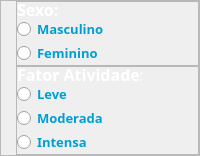
                     <widget class="QFrame" name="frame_21">
                      <property name="sizePolicy">
                       <sizepolicy hsizetype="MinimumExpanding" vsizetype="MinimumExpanding">
                        <horstretch>0</horstretch>
                        <verstretch>0</verstretch>
                       </sizepolicy>
                      </property>
                      <property name="minimumSize">
                       <size>
                        <width>90</width>
                        <height>0</height>
                       </size>
                      </property>
                      <property name="maximumSize">
                       <size>
                        <width>210</width>
                        <height>16777215</height>
                       </size>
                      </property>
                      <property name="layoutDirection">
                       <enum>Qt::LeftToRight</enum>
                      </property>
                      <property name="frameShape">
                       <enum>QFrame::StyledPanel</enum>
                      </property>
                      <property name="frameShadow">
                       <enum>QFrame::Raised</enum>
                      </property>
                      <layout class="QVBoxLayout" name="verticalLayout_10">
                       <property name="spacing">
                        <number>0</number>
                       </property>
                       <property name="leftMargin">
                        <number>15</number>
                       </property>
                       <property name="topMargin">
                        <number>0</number>
                       </property>
                       <property name="rightMargin">
                        <number>0</number>
                       </property>
                       <property name="bottomMargin">
                        <number>0</number>
                       </property>
                       <item>
                        <widget class="QFrame" name="frame_13">
                         <property name="layoutDirection">
                          <enum>Qt::LeftToRight</enum>
                         </property>
                         <property name="frameShape">
                          <enum>QFrame::StyledPanel</enum>
                         </property>
                         <property name="frameShadow">
                          <enum>QFrame::Raised</enum>
                         </property>
                         <layout class="QVBoxLayout" name="verticalLayout_7">
                          <property name="spacing">
                           <number>0</number>
                          </property>
                          <property name="leftMargin">
                           <number>0</number>
                          </property>
                          <property name="topMargin">
                           <number>0</number>
                          </property>
                          <property name="rightMargin">
                           <number>0</number>
                          </property>
                          <property name="bottomMargin">
                           <number>0</number>
                          </property>
                          <item>
                           <widget class="QLabel" name="label_2">
                            <property name="maximumSize">
                             <size>
                              <width>16777215</width>
                              <height>15</height>
                             </size>
                            </property>
                            <property name="font">
                             <font>
                              <family>Yu Gothic UI Semibold</family>
                              <pointsize>12</pointsize>
                              <weight>75</weight>
                              <bold>true</bold>
                             </font>
                            </property>
                            <property name="cursor">
                             <cursorShape>IBeamCursor</cursorShape>
                            </property>
                            <property name="styleSheet">
                             <string notr="true">color: rgb(255, 255, 255);</string>
                            </property>
                            <property name="text">
                             <string>Sexo:</string>
                            </property>
                           </widget>
                          </item>
                          <item>
                           <widget class="QRadioButton" name="rb_masculino">
                            <property name="font">
                             <font>
                              <family>Yu Gothic UI Semibold</family>
                              <pointsize>10</pointsize>
                              <weight>75</weight>
                              <bold>true</bold>
                             </font>
                            </property>
                            <property name="cursor">
                             <cursorShape>PointingHandCursor</cursorShape>
                            </property>
                            <property name="styleSheet">
                             <string notr="true">color: rgb(0, 159, 211);</string>
                            </property>
                            <property name="text">
                             <string>Masculino</string>
                            </property>
                           </widget>
                          </item>
                          <item>
                           <widget class="QRadioButton" name="rb_feminino">
                            <property name="font">
                             <font>
                              <family>Yu Gothic UI Semibold</family>
                              <pointsize>10</pointsize>
                              <weight>75</weight>
                              <bold>true</bold>
                             </font>
                            </property>
                            <property name="cursor">
                             <cursorShape>PointingHandCursor</cursorShape>
                            </property>
                            <property name="styleSheet">
                             <string notr="true">color: rgb(0, 159, 211);</string>
                            </property>
                            <property name="text">
                             <string>Feminino</string>
                            </property>
                           </widget>
                          </item>
                         </layout>
                        </widget>
                       </item>
                       <item>
                        <widget class="QFrame" name="frame_10">
                         <property name="minimumSize">
                          <size>
                           <width>125</width>
                           <height>0</height>
                          </size>
                         </property>
                         <property name="maximumSize">
                          <size>
                           <width>16777215</width>
                           <height>16777215</height>
                          </size>
                         </property>
                         <property name="frameShape">
                          <enum>QFrame::StyledPanel</enum>
                         </property>
                         <property name="frameShadow">
                          <enum>QFrame::Raised</enum>
                         </property>
                         <layout class="QVBoxLayout" name="verticalLayout_8">
                          <property name="spacing">
                           <number>0</number>
                          </property>
                          <property name="leftMargin">
                           <number>0</number>
                          </property>
                          <property name="topMargin">
                           <number>0</number>
                          </property>
                          <property name="rightMargin">
                           <number>0</number>
                          </property>
                          <property name="bottomMargin">
                           <number>0</number>
                          </property>
                          <item>
                           <widget class="QLabel" name="label_3">
                            <property name="minimumSize">
                             <size>
                              <width>125</width>
                              <height>0</height>
                             </size>
                            </property>
                            <property name="maximumSize">
                             <size>
                              <width>80</width>
                              <height>15</height>
                             </size>
                            </property>
                            <property name="font">
                             <font>
                              <family>Yu Gothic UI Semibold</family>
                              <pointsize>12</pointsize>
                              <weight>75</weight>
                              <bold>true</bold>
                             </font>
                            </property>
                            <property name="cursor">
                             <cursorShape>IBeamCursor</cursorShape>
                            </property>
                            <property name="styleSheet">
                             <string notr="true">color: rgb(255, 255, 255);</string>
                            </property>
                            <property name="text">
                             <string>Fator Atividade:</string>
                            </property>
                           </widget>
                          </item>
                          <item>
                           <widget class="QRadioButton" name="rb_leve">
                            <property name="font">
                             <font>
                              <family>Yu Gothic UI Semibold</family>
                              <pointsize>10</pointsize>
                              <weight>75</weight>
                              <bold>true</bold>
                             </font>
                            </property>
                            <property name="cursor">
                             <cursorShape>PointingHandCursor</cursorShape>
                            </property>
                            <property name="styleSheet">
                             <string notr="true">color: rgb(0, 159, 211);</string>
                            </property>
                            <property name="text">
                             <string>Leve</string>
                            </property>
                           </widget>
                          </item>
                          <item>
                           <widget class="QRadioButton" name="rb_moderada">
                            <property name="font">
                             <font>
                              <family>Yu Gothic UI Semibold</family>
                              <pointsize>10</pointsize>
                              <weight>75</weight>
                              <bold>true</bold>
                             </font>
                            </property>
                            <property name="cursor">
                             <cursorShape>PointingHandCursor</cursorShape>
                            </property>
                            <property name="styleSheet">
                             <string notr="true">color: rgb(0, 159, 211);</string>
                            </property>
                            <property name="text">
                             <string>Moderada</string>
                            </property>
                           </widget>
                          </item>
                          <item>
                           <widget class="QRadioButton" name="rb_intensa">
                            <property name="font">
                             <font>
                              <family>Yu Gothic UI Semibold</family>
                              <pointsize>10</pointsize>
                              <weight>75</weight>
                              <bold>true</bold>
                             </font>
                            </property>
                            <property name="cursor">
                             <cursorShape>PointingHandCursor</cursorShape>
                            </property>
                            <property name="styleSheet">
                             <string notr="true">color: rgb(0, 159, 211);</string>
                            </property>
                            <property name="text">
                             <string>Intensa</string>
                            </property>
                           </widget>
                          </item>
                         </layout>
                        </widget>
                       </item>
                      </layout>
                     </widget>
